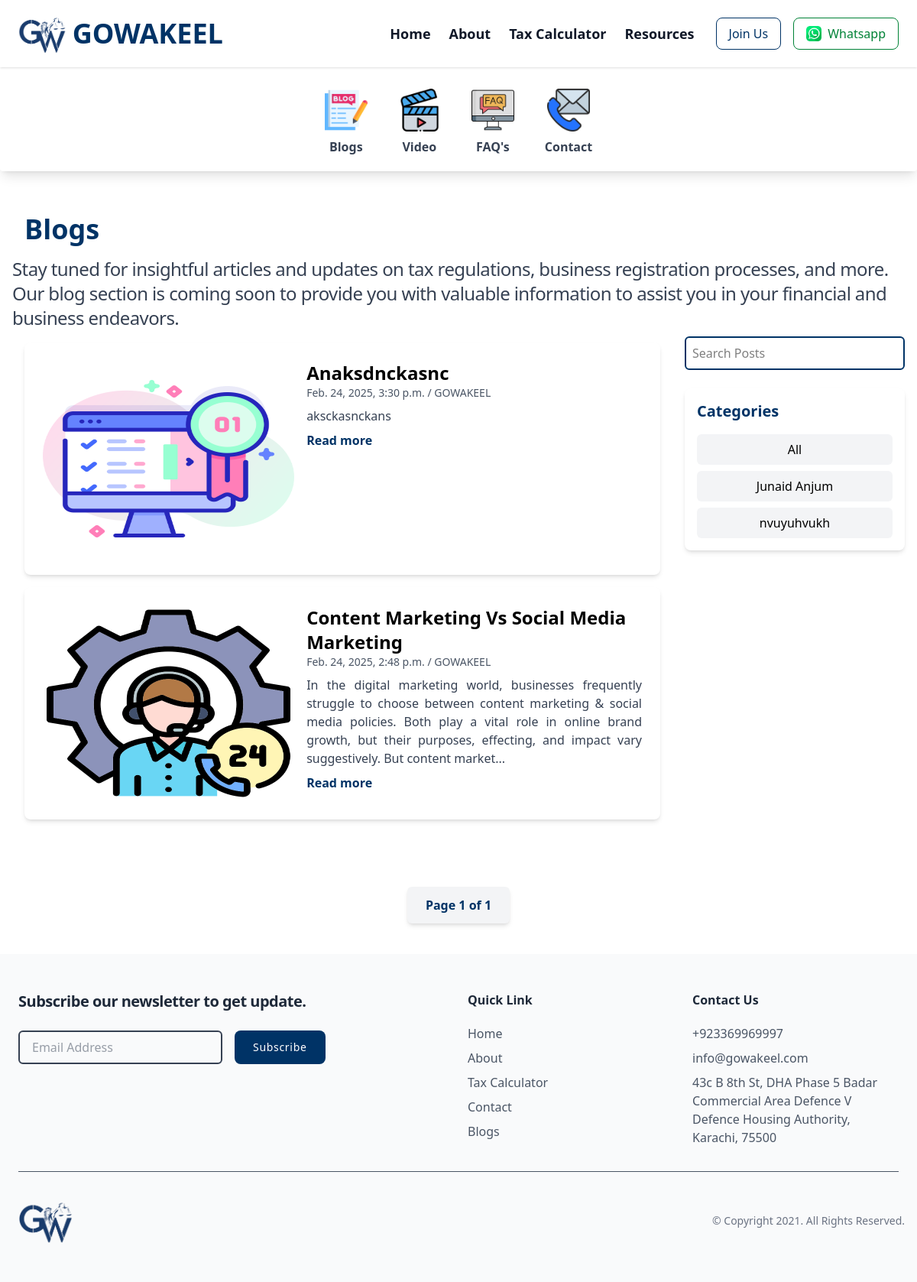
The app's page /blogs/ with its own data.
### wakeelapp/models.py (models this page shows, shortened)
class Blogs(models.Model):
    category = models.ForeignKey(BlogCategory, on_delete=models.CASCADE,related_name="blogs")
    title = models.CharField(max_length=255)
    content = models.TextField()
    slug = models.SlugField(max_length=255, unique=True)
    image = models.ImageField(upload_to="blogs_images")
    created_at = models.DateTimeField(auto_now_add=True)
    updated_at = models.DateTimeField(auto_now=True)

class BlogCategory(models.Model):
    name = models.CharField(max_length=255)
    slug = models.SlugField(max_length=255, unique=True)
    created_at = models.DateTimeField(auto_now_add=True)
    updated_at = models.DateTimeField(auto_now=True)

### wakeelapp/views.py (the view)
# urls.py: path('blogs/', views.blogs, name="blogs"),
def blogs(request):
    blogs_list = Blogs.objects.all().order_by("-created_at")
    categories = BlogCategory.objects.values("name")
    paginator = Paginator(blogs_list, 6)
    page_number = request.GET.get('page')
    page_obj = paginator.get_page(page_number)
    context = {
        "blogs": page_obj,
        "categories": categories
    }
    return render(request, 'wakeelapp/blogs.html', context)

### wakeelapp/templates/wakeelapp/blogs.html (shortened to what this page needs)
{% extends "wakeelapp/faq.html" %}
{% load static %}
    {% block Content %}
    <div class="container max-w-7xl mx-auto px-4 py-8">
        <h1 class="text-2xl font-bold md:text-4xl m-4 text-[#003366]">Blogs</h1>
        <p class="text-gray-700 text-lg justify-center tracking-tight md:text-2xl">Stay tuned for insightful articles and updates on tax regulations, business registration processes, and more. Our blog section is coming soon to provide you with valuable information to assist you in your financial and business endeavors.</p>
        <div class="flex flex-col-reverse md:flex-row gap-4">
            <div class="w-full md:w-3/4">
                {% for blog in blogs %}
                <div class="blog-post bg-white flex flex-col md:flex-row p-6 rounded-lg gap-4 shadow-md m-4 cursor-pointer hover:bg-gray-50" data-category="{{ blog.category.name }}">
                    <div class="w-full md:w-1/2">
                        <img src="{{ blog.image.url }}" alt="Blog Image" class="w-full h-64 bg-contain rounded-md" />
                    </div>
                    <div class="w-full md:w-2/3">
                        <h2 class="text-2xl font-semibold">{{ blog.title }}</h2>
                        <p class="text-gray-600 text-sm mb-2">{{ blog.created_at }} / GOWAKEEL</p>
                        <p class="text-gray-700 text-justify">{{ blog.content|slice:":250" }}{% if blog.content|length > 250 %}...{% endif %}</p>
                        <a href="{% url 'wakeelapp:blogdetail' blog.slug %}" class="text-[#003366] font-semibold mt-2 inline-block">Read more</a>
                    </div>
                </div>
                {% endfor %}
            </div>
            <div class="w-full mt-2 md:w-1/4 ">
                <input type="text" id="search" placeholder="Search Posts" class="w-full p-2 border-2 border-[#003366] rounded-md mb-6" onkeyup="filterPosts()">
                <div class="bg-white p-4 rounded-lg shadow-md md sticky top-5 self-start">
                    <h3 class="text-xl text-[#003366] font-bold mb-4">Categories</h3>
                    <div id="categoryFilter" class="flex flex-col gap-2">
                        <div class="category-card bg-gray-100 p-2 rounded-md text-center cursor-pointer hover:bg-gray-200" onclick="setCategoryFilter('')">All</div>
                        {% for category in categories %}
                            <div class="category-card bg-gray-100 p-2 rounded-md text-center cursor-pointer hover:bg-gray-200" onclick="setCategoryFilter('{{category.name}}')">{{category.name}}</div>
                        {% endfor %}
                    </div>
                </div>
            </div>
        </div>
    </div>
    <div class="w-container max-w-7xl mx-auto my-10 pagination">
        <div class="flex justify-center gap-4 mt-8">
            <span class="px-6 py-3 bg-gray-100 text-[#003366] font-semibold rounded-md shadow-md">
                Page {{ blogs.number }} of {{ blogs.paginator.num_pages }}
            </span>
        </div>
    </div>
    {% endblock Content %}

### records on screen
Blogs: image (picture), title "Anaksdnckasnc", created_at "Feb. 24, 2025, 3:30 p.m.", content "aksckasnckans"
Blogs: image (picture), title "Content Marketing Vs Social Media Marketing", created_at "Feb. 24, 2025, 2:48 p.m.", content "In the digital marketing world, businesses frequently struggle to choose between content marketing & social media policies. Both play a vital role in online brand growth, but their purposes, effecting, and impact vary suggestively. But content market"
BlogCategory: name "Junaid Anjum"
BlogCategory: name "nvuyuhvukh"

### other values on screen
{{ blogs.number }} "1"
{{ blogs.paginator.num_pages }} "1"
